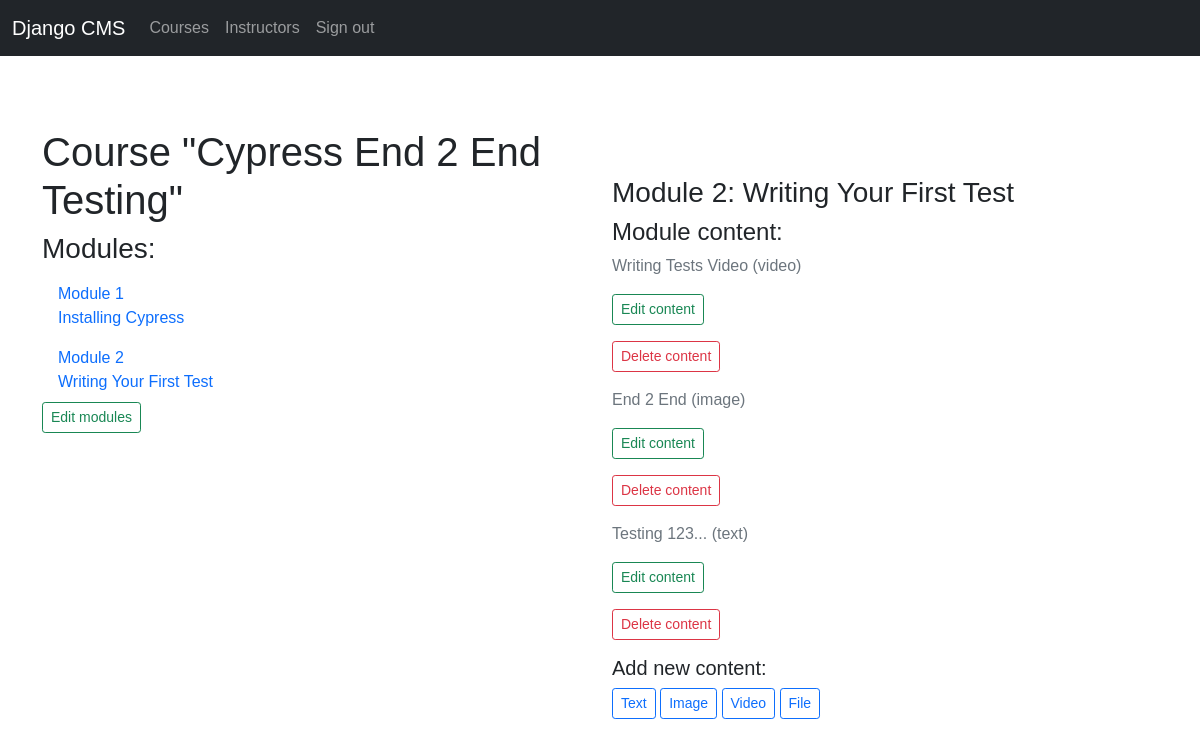
/course/module/4/ (signed in), run on the app's committed database.
### courses/models.py (models this page shows, shortened)
class Course(models.Model):
    owner = models.ForeignKey(
        User, related_name="courses_created", on_delete=models.CASCADE
    )
    subject = models.ForeignKey(
        Subject, related_name="courses", on_delete=models.CASCADE
    )
    title = models.CharField(max_length=200)
    slug = models.SlugField(max_length=200, unique=True)
    overview = models.TextField()
    created = models.DateTimeField(auto_now_add=True)
    students = models.ManyToManyField(User, related_name="courses_joined", blank=True)
    class Meta:
        ordering = ["-created"]

class Module(models.Model):
    course = models.ForeignKey(Course, related_name="modules", on_delete=models.CASCADE)
    title = models.CharField(max_length=200)
    description = models.TextField(blank=True)
    order = OrderField(blank=True, for_fields=["course"])
    class Meta:
        ordering = ["order"]

class Content(models.Model):
    module = models.ForeignKey(
        Module, related_name="contents", on_delete=models.CASCADE
    )
    content_type = models.ForeignKey(
        ContentType,
        limit_choices_to={"model__in": ("text", "video", "image", "file")},
        on_delete=models.CASCADE,
    )
    object_id = models.PositiveIntegerField()
    item = GenericForeignKey("content_type", "object_id")
    order = OrderField(blank=True, for_fields=["module"])
    class Meta:
        ordering = ["order"]

class ItemBase(models.Model):
    owner = models.ForeignKey(
        User, related_name="%(class)s_related", on_delete=models.CASCADE
    )
    title = models.CharField(max_length=250)
    created = models.DateTimeField(auto_now_add=True)
    updated = models.DateTimeField(auto_now=True)
    class Meta:
        abstract = True
    def __str__(self):
        return self.title

class Video(ItemBase):
    url = EmbedVideoField()

class Image(ItemBase):
    file = models.FileField(upload_to="images")

class Text(ItemBase):
    content = models.TextField()

### courses/views.py (the view)
class ModuleContentListView(TemplateResponseMixin, View):
    template_name = "courses/manage/module/content_list.html"
    def get(self, request, module_id):
        module = get_object_or_404(Module, id=module_id, course__owner=request.user)
        return self.render_to_response({"module": module})

### courses/templatetags/course.py (called while the page is built)
@register.filter
def model_name(obj):
    try:
        return obj._meta.model_name
    except AttributeError:
        return None

### courses/templates/courses/manage/module/content_list.html (shortened to what this page needs)
{% extends "base.html" %}
{% load course %}
{% block content %}
    <div class="row">
        <div class="col-md-6">
            {% with course=module.course %}
                <h1>Course "{{ course.title }}"</h1>
                <div class="contents">
                    <h3>Modules:</h3>
                    <ul id="modules" class="nav flex-column">
                        {% for m in course.modules.all %}
                            <li class="nav-item" data-id="{{ m.id }}" {% if m == module %}class="selected"{% endif %}>
                                <a class="nav-link" href="{% url "module_content_list" m.id %}">
                                      <span>
                                        Module <span class="order">{{ m.order| add:1 }}</span>
                                      </span><br>{{ m.title }}</a>
                            </li>
                        {% empty %}
                            <li class="nav-item">No modules yet.</li>
                        {% endfor %}
                    </ul>
                    <p><a class="btn btn-outline-success btn-sm"
                          href="{% url "course_module_update" course.id %}">Edit modules</a></p>
                </div>
                </div>
                <div class="col-md-6 mt-5">
                    <h3>Module {{ module.order| add:1 }}: {{ module.title }}</h3>
                    <h4>Module content:</h4>
                    <div id="module-contents">
                        {% for content in module.contents.all %}
                            <div data-id="{{ content.id }}" class="mb-3">
                                {% with item=content.item %}
                                    <p class="text-muted">{{ item }} ({{ item|model_name }})</p>
                                    <a href="{% url "module_content_update" module.id item|model_name item.id %}"
                                       class="btn btn-outline-success btn-sm">Edit content</a>
                                    <form action="{% url "module_content_delete" content.id %}" method="post"
                                          novalidate class="mt-3">
                                        <button type="submit" class="btn btn-outline-danger btn-sm">Delete content</button>
                                    </form>
                                {% endwith %}
                            </div>
                        {% empty %}
                            <p>This module has no content.</p>
                        {% endfor %}
                    </div>
                    <h5>Add new content:</h5>
                    <p><a href="{% url "module_content_create" module.id "text" %}"
                          class="btn btn-outline-primary btn-sm">Text</a>
                        <a href="{% url "module_content_create" module.id "image" %}"
                           class="btn btn-outline-primary btn-sm">Image</a>
                        <a href="{% url "module_content_create" module.id "video" %}"
                           class="btn btn-outline-primary btn-sm">Video</a>
                        <a href="{% url "module_content_create" module.id "file" %}"
                           class="btn btn-outline-primary btn-sm">File</a></p>
                </div>
            {% endwith %}
    </div>
{% endblock %}

### courses/static/css/base.css (style rules this page uses)
body { font-family: sans-serif; }

### data on the page
Course: title "Cypress End 2 End Testing"
Module: order|add "1", title "Installing Cypress"
Module: order|add "2", title "Writing Your First Test"
Content: item "Writing Tests Video", item|model_name "video"
Content: item "End 2 End", item|model_name "image"
Content: item "Testing 123...", item|model_name "text"
